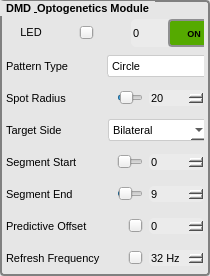
    <widget class="QGroupBox" name="groupBox_6">
      <property name="geometry">
        <rect>
          <x>592</x>
          <y>6</y>
          <width>210</width>
          <height>276</height>
        </rect>
      </property>
      <property name="font">
        <font>
          <family>Arial</family>
          <pointsize>8</pointsize>
          <bold>true</bold>
        </font>
      </property>
      <property name="styleSheet">
        <string notr="true">QGroupBox { background-color: rgb(230,230,230); border: 2px solid gray; border-radius: 4px; margin-top: 0px; }
QSpinBox { background-color: rgb(235,235,235); border-radius: 5px; }
QSlider { background-color: rgb(230,230,230); }
QLabel { background-color: rgb(230,230,230); }
QComboBox { background-color: #FFFFFF; border: 1px solid #CCCCCC; border-radius: 3px; padding: 2px 4px; }
QPushButton { border: 2px solid #8f8f91; border-radius: 4px; background-color: #f0f0f0; padding: 2px; color: black; font: bold 9px; min-width: 44px; min-height: 18px; }
QPushButton:hover { background-color: #e6e6e6; border: 2px solid #8a8a8d; }</string>
      </property>
      <property name="title">
        <string>DMD &amp; Optogenetics Module</string>
      </property>
      <widget class="QWidget" name="layoutWidget_auto_04">
        <property name="geometry">
          <rect>
            <x>6</x>
            <y>18</y>
            <width>198</width>
            <height>30</height>
          </rect>
        </property>
        <layout class="QHBoxLayout" name="horizontalLayout_18">
          <property name="spacing">
            <number>2</number>
          </property>
          <property name="bottomMargin">
            <number>1</number>
          </property>
          <property name="rightMargin">
            <number>1</number>
          </property>
          <property name="topMargin">
            <number>1</number>
          </property>
          <property name="leftMargin">
            <number>1</number>
          </property>
          <item>
            <widget class="QLabel" name="label_11">
              <property name="sizePolicy">
                <sizepolicy hsizetype="Fixed" vsizetype="Preferred">
                  <horstretch>0</horstretch>
                  <verstretch>0</verstretch>
                </sizepolicy>
              </property>
              <property name="minimumSize">
                <size>
                  <width>48</width>
                  <height>0</height>
                </size>
              </property>
              <property name="maximumSize">
                <size>
                  <width>50</width>
                  <height>16777215</height>
                </size>
              </property>
              <property name="font">
                <font>
                  <family>Arial</family>
                  <pointsize>8</pointsize>
                </font>
              </property>
              <property name="text">
                <string>&lt;html&gt;&lt;head/&gt;&lt;body&gt;&lt;p align="center"&gt;LED&lt;/p&gt;&lt;/body&gt;&lt;/html&gt;</string>
              </property>
            </widget>
          </item>
          <item>
            <spacer name="horizontalSpacer_9">
              <property name="orientation">
                <enum>Qt::Orientation::Horizontal</enum>
              </property>
              <property name="sizeType">
                <enum>QSizePolicy::Policy::Fixed</enum>
              </property>
              <property name="sizeHint" stdset="0">
                <size>
                  <width>40</width>
                  <height>20</height>
                </size>
              </property>
            </spacer>
          </item>
          <item>
            <widget class="QSlider" name="LedSlider">
              <property name="sizePolicy">
                <sizepolicy hsizetype="Expanding" vsizetype="Fixed">
                  <horstretch>0</horstretch>
                  <verstretch>0</verstretch>
                </sizepolicy>
              </property>
              <property name="minimumSize">
                <size>
                  <width>0</width>
                  <height>20</height>
                </size>
              </property>
              <property name="maximum">
                <number>100</number>
              </property>
              <property name="singleStep">
                <number>0</number>
              </property>
              <property name="pageStep">
                <number>1</number>
              </property>
              <property name="value">
                <number>0</number>
              </property>
              <property name="orientation">
                <enum>Qt::Orientation::Horizontal</enum>
              </property>
            </widget>
          </item>
          <item>
            <spacer name="horizontalSpacer_10">
              <property name="orientation">
                <enum>Qt::Orientation::Horizontal</enum>
              </property>
              <property name="sizeType">
                <enum>QSizePolicy::Policy::Fixed</enum>
              </property>
              <property name="sizeHint" stdset="0">
                <size>
                  <width>40</width>
                  <height>20</height>
                </size>
              </property>
            </spacer>
          </item>
          <item>
            <widget class="QSpinBox" name="LedSpinBox">
              <property name="sizePolicy">
                <sizepolicy hsizetype="Preferred" vsizetype="Expanding">
                  <horstretch>0</horstretch>
                  <verstretch>0</verstretch>
                </sizepolicy>
              </property>
              <property name="minimumSize">
                <size>
                  <width>100</width>
                  <height>0</height>
                </size>
              </property>
              <property name="font">
                <font>
                  <family>Arial</family>
                  <pointsize>8</pointsize>
                </font>
              </property>
              <property name="maximum">
                <number>100</number>
              </property>
            </widget>
          </item>
          <item>
            <widget class="QPushButton" name="LedOnOff">
              <property name="sizePolicy">
                <sizepolicy hsizetype="Minimum" vsizetype="Expanding">
                  <horstretch>0</horstretch>
                  <verstretch>0</verstretch>
                </sizepolicy>
              </property>
              <property name="styleSheet">
                <string notr="true">background-color: rgb(85, 170, 0);</string>
              </property>
              <property name="text">
                <string>ON</string>
              </property>
            </widget>
          </item>
        </layout>
      </widget>
      <widget class="QWidget" name="layoutWidget_dmd2" native="true">
        <property name="geometry">
          <rect>
            <x>6</x>
            <y>52</y>
            <width>198</width>
            <height>28</height>
          </rect>
        </property>
        <layout class="QHBoxLayout" name="horizontalLayout_dmd2">
          <item>
            <widget class="QLabel" name="labelDmdPattern">
              <property name="minimumSize">
                <size>
                  <width>95</width>
                  <height>0</height>
                </size>
              </property>
              <property name="font">
                <font>
                  <family>Arial</family>
                  <pointsize>8</pointsize>
                </font>
              </property>
              <property name="text">
                <string>Pattern Type</string>
              </property>
            </widget>
          </item>
          <item>
            <widget class="QComboBox" name="DmdPatternType">
              <property name="minimumSize">
                <size>
                  <width>150</width>
                  <height>0</height>
                </size>
              </property>
              <property name="font">
                <font>
                  <family>Arial</family>
                  <pointsize>8</pointsize>
                </font>
              </property>
              <item>
                <property name="text">
                  <string>Circle</string>
                </property>
              </item>
              <item>
                <property name="text">
                  <string>Follow Body</string>
                </property>
              </item>
              <item>
                <property name="text">
                  <string>Arc Band</string>
                </property>
              </item>
            </widget>
          </item>
          <item>
            <spacer name="horizontalSpacer_dmd2">
              <property name="orientation">
                <enum>Qt::Orientation::Horizontal</enum>
              </property>
              <property name="sizeHint" stdset="0">
                <size>
                  <width>40</width>
                  <height>20</height>
                </size>
              </property>
            </spacer>
          </item>
        </layout>
      </widget>
      <widget class="QWidget" name="layoutWidget_dmd3" native="true">
        <property name="geometry">
          <rect>
            <x>6</x>
            <y>84</y>
            <width>198</width>
            <height>28</height>
          </rect>
        </property>
        <layout class="QHBoxLayout" name="horizontalLayout_dmd3">
          <item>
            <widget class="QLabel" name="labelDmdRadius">
              <property name="minimumSize">
                <size>
                  <width>105</width>
                  <height>0</height>
                </size>
              </property>
              <property name="font">
                <font>
                  <family>Arial</family>
                  <pointsize>8</pointsize>
                </font>
              </property>
              <property name="text">
                <string>Spot Radius</string>
              </property>
            </widget>
          </item>
          <item>
            <widget class="QSlider" name="DmdRadiusSlider">
              <property name="minimumSize">
                <size>
                  <width>0</width>
                  <height>20</height>
                </size>
              </property>
              <property name="minimum">
                <number>1</number>
              </property>
              <property name="maximum">
                <number>100</number>
              </property>
              <property name="value">
                <number>20</number>
              </property>
              <property name="orientation">
                <enum>Qt::Orientation::Horizontal</enum>
              </property>
            </widget>
          </item>
          <item>
            <widget class="QSpinBox" name="DmdSpotRadius">
              <property name="minimumSize">
                <size>
                  <width>55</width>
                  <height>0</height>
                </size>
              </property>
              <property name="font">
                <font>
                  <family>Arial</family>
                  <pointsize>8</pointsize>
                </font>
              </property>
              <property name="minimum">
                <number>1</number>
              </property>
              <property name="maximum">
                <number>100</number>
              </property>
              <property name="value">
                <number>20</number>
              </property>
            </widget>
          </item>
        </layout>
      </widget>
      <widget class="QWidget" name="layoutWidget_dmd_side" native="true">
        <property name="geometry">
          <rect>
            <x>6</x>
            <y>116</y>
            <width>198</width>
            <height>28</height>
          </rect>
        </property>
        <layout class="QHBoxLayout" name="horizontalLayout_dmd_side">
          <item>
            <widget class="QLabel" name="labelDmdSide">
              <property name="minimumSize">
                <size>
                  <width>105</width>
                  <height>0</height>
                </size>
              </property>
              <property name="font">
                <font>
                  <family>Arial</family>
                  <pointsize>8</pointsize>
                </font>
              </property>
              <property name="text">
                <string>Target Side</string>
              </property>
            </widget>
          </item>
          <item>
            <widget class="QComboBox" name="DmdSideSelect">
              <property name="minimumSize">
                <size>
                  <width>100</width>
                  <height>0</height>
                </size>
              </property>
              <property name="font">
                <font>
                  <family>Arial</family>
                  <pointsize>8</pointsize>
                </font>
              </property>
              <item>
                <property name="text">
                  <string>Left</string>
                </property>
              </item>
              <item>
                <property name="text">
                  <string>Right</string>
                </property>
              </item>
              <item>
                <property name="text">
                  <string>Bilateral</string>
                </property>
              </item>
              <property name="currentIndex">
                <number>2</number>
              </property>
            </widget>
          </item>
          <item>
            <spacer name="horizontalSpacer_dmd_side">
              <property name="orientation">
                <enum>Qt::Orientation::Horizontal</enum>
              </property>
              <property name="sizeHint" stdset="0">
                <size>
                  <width>40</width>
                  <height>20</height>
                </size>
              </property>
            </spacer>
          </item>
        </layout>
      </widget>
      <widget class="QWidget" name="layoutWidget_dmd4" native="true">
        <property name="geometry">
          <rect>
            <x>6</x>
            <y>148</y>
            <width>198</width>
            <height>28</height>
          </rect>
        </property>
        <layout class="QHBoxLayout" name="horizontalLayout_dmd4">
          <item>
            <widget class="QLabel" name="labelDmdSegStart">
              <property name="minimumSize">
                <size>
                  <width>105</width>
                  <height>0</height>
                </size>
              </property>
              <property name="font">
                <font>
                  <family>Arial</family>
                  <pointsize>8</pointsize>
                </font>
              </property>
              <property name="text">
                <string>Segment Start</string>
              </property>
            </widget>
          </item>
          <item>
            <widget class="QSlider" name="DmdSegStartSlider">
              <property name="minimumSize">
                <size>
                  <width>0</width>
                  <height>20</height>
                </size>
              </property>
              <property name="minimum">
                <number>0</number>
              </property>
              <property name="maximum">
                <number>99</number>
              </property>
              <property name="value">
                <number>0</number>
              </property>
              <property name="orientation">
                <enum>Qt::Orientation::Horizontal</enum>
              </property>
            </widget>
          </item>
          <item>
            <widget class="QSpinBox" name="DmdSegStart">
              <property name="minimumSize">
                <size>
                  <width>55</width>
                  <height>0</height>
                </size>
              </property>
              <property name="font">
                <font>
                  <family>Arial</family>
                  <pointsize>8</pointsize>
                </font>
              </property>
              <property name="minimum">
                <number>0</number>
              </property>
              <property name="maximum">
                <number>99</number>
              </property>
              <property name="value">
                <number>0</number>
              </property>
            </widget>
          </item>
        </layout>
      </widget>
      <widget class="QWidget" name="layoutWidget_dmd5" native="true">
        <property name="geometry">
          <rect>
            <x>6</x>
            <y>180</y>
            <width>198</width>
            <height>28</height>
          </rect>
        </property>
        <layout class="QHBoxLayout" name="horizontalLayout_dmd5">
          <item>
            <widget class="QLabel" name="labelDmdSegEnd">
              <property name="minimumSize">
                <size>
                  <width>105</width>
                  <height>0</height>
                </size>
              </property>
              <property name="font">
                <font>
                  <family>Arial</family>
                  <pointsize>8</pointsize>
                </font>
              </property>
              <property name="text">
                <string>Segment End</string>
              </property>
            </widget>
          </item>
          <item>
            <widget class="QSlider" name="DmdSegEndSlider">
              <property name="minimumSize">
                <size>
                  <width>0</width>
                  <height>20</height>
                </size>
              </property>
              <property name="minimum">
                <number>0</number>
              </property>
              <property name="maximum">
                <number>99</number>
              </property>
              <property name="value">
                <number>9</number>
              </property>
              <property name="orientation">
                <enum>Qt::Orientation::Horizontal</enum>
              </property>
            </widget>
          </item>
          <item>
            <widget class="QSpinBox" name="DmdSegEnd">
              <property name="minimumSize">
                <size>
                  <width>55</width>
                  <height>0</height>
                </size>
              </property>
              <property name="font">
                <font>
                  <family>Arial</family>
                  <pointsize>8</pointsize>
                </font>
              </property>
              <property name="minimum">
                <number>0</number>
              </property>
              <property name="maximum">
                <number>99</number>
              </property>
              <property name="value">
                <number>9</number>
              </property>
            </widget>
          </item>
        </layout>
      </widget>
      <widget class="QWidget" name="layoutWidget_dmd6" native="true">
        <property name="geometry">
          <rect>
            <x>6</x>
            <y>212</y>
            <width>198</width>
            <height>28</height>
          </rect>
        </property>
        <layout class="QHBoxLayout" name="horizontalLayout_dmd6">
          <item>
            <widget class="QLabel" name="labelDmdKalman">
              <property name="minimumSize">
                <size>
                  <width>130</width>
                  <height>0</height>
                </size>
              </property>
              <property name="font">
                <font>
                  <family>Arial</family>
                  <pointsize>8</pointsize>
                </font>
              </property>
              <property name="text">
                <string>Predictive Offset</string>
              </property>
            </widget>
          </item>
          <item>
            <widget class="QSlider" name="DmdKalmanSlider">
              <property name="minimumSize">
                <size>
                  <width>0</width>
                  <height>20</height>
                </size>
              </property>
              <property name="minimum">
                <number>0</number>
              </property>
              <property name="maximum">
                <number>50</number>
              </property>
              <property name="value">
                <number>0</number>
              </property>
              <property name="orientation">
                <enum>Qt::Orientation::Horizontal</enum>
              </property>
            </widget>
          </item>
          <item>
            <widget class="QSpinBox" name="DmdKalmanComp">
              <property name="minimumSize">
                <size>
                  <width>55</width>
                  <height>0</height>
                </size>
              </property>
              <property name="font">
                <font>
                  <family>Arial</family>
                  <pointsize>8</pointsize>
                </font>
              </property>
              <property name="minimum">
                <number>0</number>
              </property>
              <property name="maximum">
                <number>50</number>
              </property>
              <property name="value">
                <number>0</number>
              </property>
            </widget>
          </item>
        </layout>
      </widget>
      <widget class="QWidget" name="layoutWidget_dmd8" native="true">
        <property name="geometry">
          <rect>
            <x>6</x>
            <y>244</y>
            <width>198</width>
            <height>28</height>
          </rect>
        </property>
        <layout class="QHBoxLayout" name="horizontalLayout_dmd8">
          <item>
            <widget class="QLabel" name="labelDmdRefresh">
              <property name="minimumSize">
                <size>
                  <width>130</width>
                  <height>0</height>
                </size>
              </property>
              <property name="font">
                <font>
                  <family>Arial</family>
                  <pointsize>8</pointsize>
                </font>
              </property>
              <property name="text">
                <string>Refresh Frequency</string>
              </property>
            </widget>
          </item>
          <item>
            <widget class="QSlider" name="DmdRefreshSlider">
              <property name="minimumSize">
                <size>
                  <width>0</width>
                  <height>20</height>
                </size>
              </property>
              <property name="minimum">
                <number>30</number>
              </property>
              <property name="maximum">
                <number>60</number>
              </property>
              <property name="value">
                <number>32</number>
              </property>
              <property name="orientation">
                <enum>Qt::Orientation::Horizontal</enum>
              </property>
            </widget>
          </item>
          <item>
            <widget class="QSpinBox" name="DmdRefreshRate">
              <property name="minimumSize">
                <size>
                  <width>55</width>
                  <height>0</height>
                </size>
              </property>
              <property name="font">
                <font>
                  <family>Arial</family>
                  <pointsize>8</pointsize>
                </font>
              </property>
              <property name="suffix">
                <string> Hz</string>
              </property>
              <property name="minimum">
                <number>30</number>
              </property>
              <property name="maximum">
                <number>60</number>
              </property>
              <property name="value">
                <number>32</number>
              </property>
            </widget>
          </item>
        </layout>
      </widget>
    </widget>
